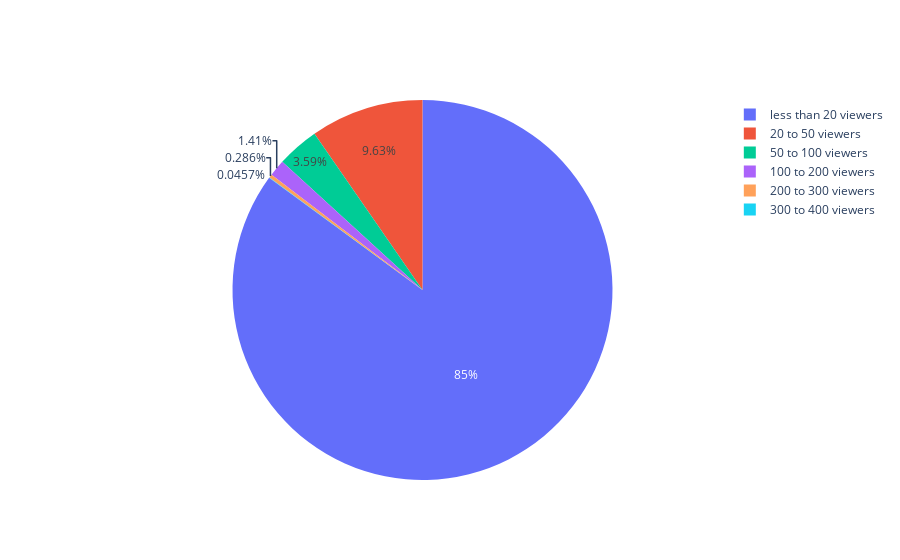

This figure's notebook cell:
### Code cell
print('Split of movies count based on their overall viewers')
# Pie chart, where the slices will be ordered and plotted counter-clockwise:
labels = ['300 to 400 viewers', '200 to 300 viewers', '100 to 200 viewers', '50 to 100 viewers', '20 to 50 viewers', 'less than 20 viewers']
values = [4, 25, 123, 314, 843, 7445]

fig = go.Figure(data=[go.Pie(labels=labels, values=values)])
fig.show()

### Figure 1 — Plotly figure (JSON) as saved in the notebook; plotly's stock layout.template omitted (floating-point values rounded to 4 significant figures)
{"data": [{"labels": ["300 to 400 viewers", "200 to 300 viewers", "100 to 200 viewers", "50 to 100 viewers", "20 to 50 viewers", "less than 20 viewers"], "type": "pie", "values": [4, 25, 123, 314, 843, 7445]}], "layout": {}}
